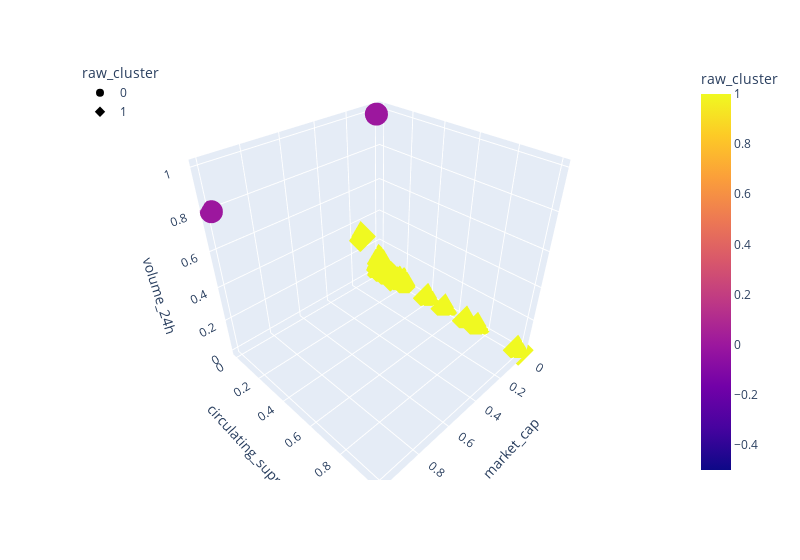

Here is the notebook cell this chart was saved with:
### Code cell
fig = px.scatter_3d(
    test_kmean,
    x="market_cap",
    y="circulating_suppy",
    z="volume_24h",
    hover_name=test_kmean.index,
    hover_data=["price"],
    color="raw_cluster",
    symbol="raw_cluster",
#     size="TotalCoinSupply",
    width=800,
)
fig.update_layout(legend=dict(x=0, y=1))
fig.show()

### Figure 1 — Plotly figure (JSON) as saved in the notebook; plotly's stock layout.template omitted (floating-point values rounded to 4 significant figures; data arrays with more than 128 entries replaced by an {"elided": "..."} marker saying what was removed)
{"data": [{"customdata": [[1], [0.0001085]], "hovertemplate": "<b>%{hovertext}</b><br><br>raw_cluster=%{marker.color}<br>market_cap=%{x}<br>circulating_suppy=%{y}<br>volume_24h=%{z}<br>price=%{customdata[0]}<extra></extra>", "hovertext": ["BTC", "USDT"], "legendgroup": "0", "marker": {"color": [0, 0], "coloraxis": "coloraxis", "symbol": "circle"}, "mode": "markers", "name": "0", "scene": "scene", "showlegend": true, "type": "scatter3d", "x": [1.0, 0.05399], "y": [5.882e-05, 0.02936], "z": [0.8007, 1]}, {"customdata": {"elided": "198x1 float values"}, "hovertemplate": "<b>%{hovertext}</b><br><br>raw_cluster=%{marker.color}<br>market_cap=%{x}<br>circulating_suppy=%{y}<br>volume_24h=%{z}<br>price=%{customdata[0]}<extra></extra>", "hovertext": {"elided": "198 str values"}, "legendgroup": "1", "marker": {"color": {"elided": "198 int values"}, "coloraxis": "coloraxis", "symbol": "diamond"}, "mode": "markers", "name": "1", "scene": "scene", "showlegend": true, "type": "scatter3d", "x": {"elided": "198 float values"}, "y": {"elided": "198 float values"}, "z": {"elided": "198 float values"}}], "layout": {"coloraxis": {"colorbar": {"title": {"text": "raw_cluster"}}, "colorscale": [[0, "#0d0887"], [0.1111, "#46039f"], [0.2222, "#7201a8"], [0.3333, "#9c179e"], [0.4444, "#bd3786"], [0.5556, "#d8576b"], [0.6667, "#ed7953"], [0.7778, "#fb9f3a"], [0.8889, "#fdca26"], [1, "#f0f921"]]}, "legend": {"title": {"text": "raw_cluster"}, "tracegroupgap": 0, "x": 0, "y": 1}, "margin": {"t": 60}, "scene": {"domain": {"x": [0, 1], "y": [0, 1]}, "xaxis": {"title": {"text": "market_cap"}}, "yaxis": {"title": {"text": "circulating_suppy"}}, "zaxis": {"title": {"text": "volume_24h"}}}, "width": 800}}
